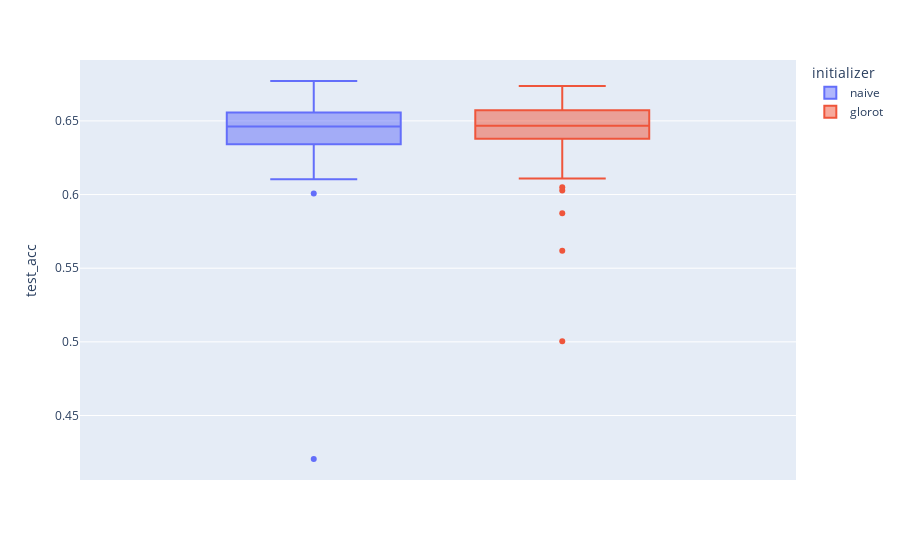

This figure's notebook cell:
### Code cell
temp = df_exp2.loc[df_exp2.dataset == 'cifar10']
px.box(temp, y="test_acc", color="initializer")
# px.box(temp, y="acc_per_step", color="initializer")
